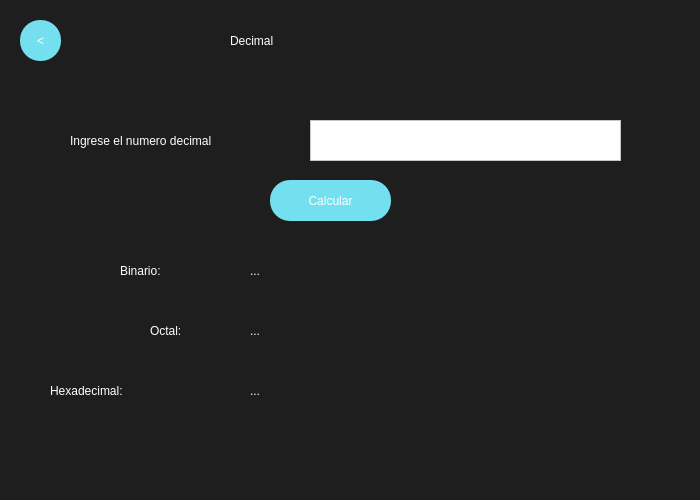
<?xml version="1.0" encoding="UTF-8"?>
<ui version="4.0">
 <class>MainWindow</class>
 <widget class="QMainWindow" name="MainWindow">
  <property name="geometry">
   <rect>
    <x>0</x>
    <y>0</y>
    <width>700</width>
    <height>500</height>
   </rect>
  </property>
  <property name="minimumSize">
   <size>
    <width>700</width>
    <height>500</height>
   </size>
  </property>
  <property name="maximumSize">
   <size>
    <width>700</width>
    <height>500</height>
   </size>
  </property>
  <property name="windowTitle">
   <string>MainWindow</string>
  </property>
  <property name="styleSheet">
   <string notr="true">QWidget{
background-color:#1E1E1E;
}

QPushButton{
background-color:#74E0Ef;
color:white;
font: 30pt &quot;Impact&quot;;
border-radius:25px;
}

QPushButton:hover{
background-color:#7A63FF;
color:#74E0Ef;
font: 30pt &quot;Impact&quot;;
border-radius:30px;
}

</string>
  </property>
  <widget class="QWidget" name="centralwidget">
   <widget class="QLabel" name="label">
    <property name="geometry">
     <rect>
      <x>230</x>
      <y>10</y>
      <width>231</width>
      <height>61</height>
     </rect>
    </property>
    <property name="styleSheet">
     <string notr="true">color:white;
font: 50pt &quot;Impact&quot;;
</string>
    </property>
    <property name="text">
     <string>Decimal</string>
    </property>
   </widget>
   <widget class="QLabel" name="label_2">
    <property name="geometry">
     <rect>
      <x>70</x>
      <y>120</y>
      <width>231</width>
      <height>41</height>
     </rect>
    </property>
    <property name="styleSheet">
     <string notr="true">color: rgb(255, 255, 255);
font: 15pt &quot;Arial&quot;;</string>
    </property>
    <property name="text">
     <string>Ingrese el numero decimal</string>
    </property>
   </widget>
   <widget class="QPushButton" name="DecimalCalculateButton">
    <property name="geometry">
     <rect>
      <x>270</x>
      <y>180</y>
      <width>121</width>
      <height>41</height>
     </rect>
    </property>
    <property name="styleSheet">
     <string notr="true">font: 20pt &quot;impact&quot;;
border-radius:20px;</string>
    </property>
    <property name="text">
     <string>Calcular</string>
    </property>
   </widget>
   <widget class="QLabel" name="label_5">
    <property name="geometry">
     <rect>
      <x>50</x>
      <y>370</y>
      <width>191</width>
      <height>41</height>
     </rect>
    </property>
    <property name="styleSheet">
     <string notr="true">color: rgb(255, 255, 255);
font: 25pt &quot;Arial&quot;;</string>
    </property>
    <property name="text">
     <string>Hexadecimal:</string>
    </property>
   </widget>
   <widget class="QLabel" name="label_6">
    <property name="geometry">
     <rect>
      <x>150</x>
      <y>310</y>
      <width>91</width>
      <height>41</height>
     </rect>
    </property>
    <property name="styleSheet">
     <string notr="true">color: rgb(255, 255, 255);
font: 25pt &quot;Arial&quot;;</string>
    </property>
    <property name="text">
     <string>Octal:</string>
    </property>
   </widget>
   <widget class="QLabel" name="label_7">
    <property name="geometry">
     <rect>
      <x>120</x>
      <y>250</y>
      <width>121</width>
      <height>41</height>
     </rect>
    </property>
    <property name="styleSheet">
     <string notr="true">color: rgb(255, 255, 255);
font: 25pt &quot;Arial&quot;;</string>
    </property>
    <property name="text">
     <string>Binario:</string>
    </property>
   </widget>
   <widget class="QLabel" name="ResultBinario">
    <property name="geometry">
     <rect>
      <x>250</x>
      <y>250</y>
      <width>431</width>
      <height>41</height>
     </rect>
    </property>
    <property name="styleSheet">
     <string notr="true">color: rgb(255, 255, 255);
font: 25pt &quot;Arial&quot;;</string>
    </property>
    <property name="text">
     <string>...</string>
    </property>
   </widget>
   <widget class="QLabel" name="ResultOctal">
    <property name="geometry">
     <rect>
      <x>250</x>
      <y>310</y>
      <width>431</width>
      <height>41</height>
     </rect>
    </property>
    <property name="styleSheet">
     <string notr="true">color: rgb(255, 255, 255);
font: 25pt &quot;Arial&quot;;</string>
    </property>
    <property name="text">
     <string>...</string>
    </property>
   </widget>
   <widget class="QLabel" name="ResultHexadecimal">
    <property name="geometry">
     <rect>
      <x>250</x>
      <y>370</y>
      <width>431</width>
      <height>41</height>
     </rect>
    </property>
    <property name="styleSheet">
     <string notr="true">color: rgb(255, 255, 255);
font: 25pt &quot;Arial&quot;;</string>
    </property>
    <property name="text">
     <string>...</string>
    </property>
   </widget>
   <widget class="QPushButton" name="DecimalBackButton">
    <property name="geometry">
     <rect>
      <x>20</x>
      <y>20</y>
      <width>41</width>
      <height>41</height>
     </rect>
    </property>
    <property name="styleSheet">
     <string notr="true">font: 20pt &quot;impact&quot;;
border-radius:20px;</string>
    </property>
    <property name="text">
     <string>&lt;</string>
    </property>
   </widget>
   <widget class="QTextEdit" name="DecimalEntry">
    <property name="geometry">
     <rect>
      <x>310</x>
      <y>120</y>
      <width>311</width>
      <height>41</height>
     </rect>
    </property>
    <property name="styleSheet">
     <string notr="true">background-color: rgb(255, 255, 255);</string>
    </property>
   </widget>
  </widget>
 </widget>
 <resources/>
 <connections/>
</ui>
